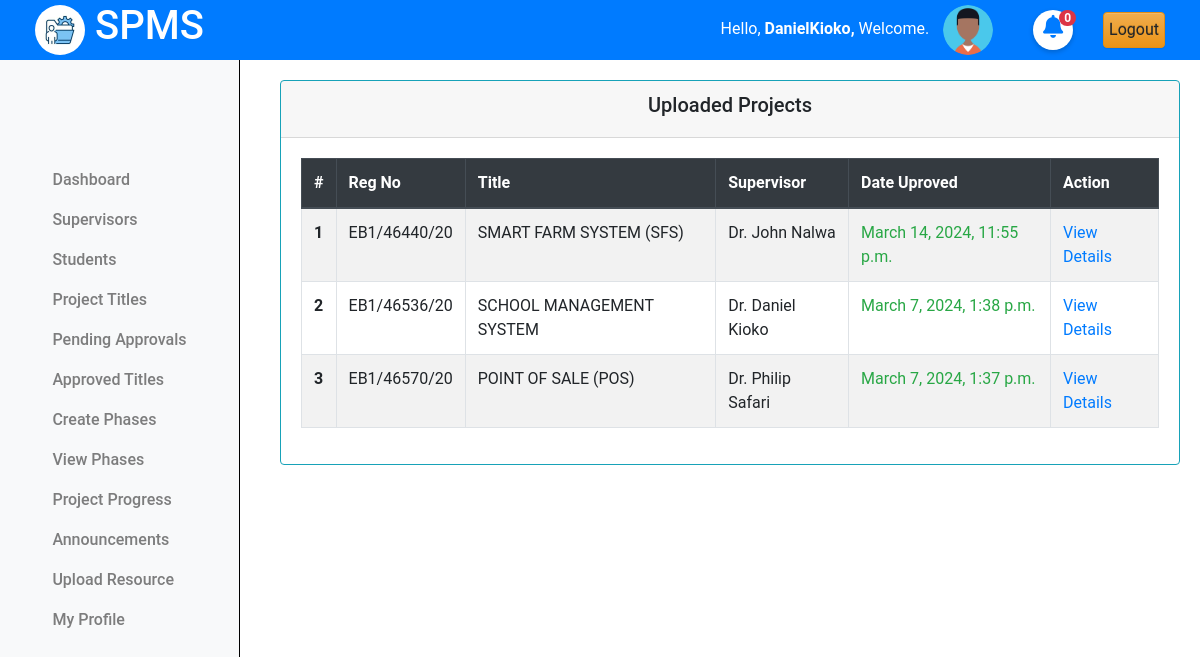
The app's page /projects/approved/ (signed in) with its own data.
### projectsApp/models.py (models this page shows, shortened)
class Coordinator(AbstractUser):
    pass

class Projects(models.Model):
    student = models.ForeignKey(Student, on_delete=models.CASCADE)
    title = models.CharField(max_length=255)
    description = models.TextField()
    objectives = models.TextField()
    lecturer = models.ForeignKey(Lecturer, on_delete=models.SET_NULL, null=True, blank=True)
    status = models.CharField(max_length=50, choices=[
        ('pending', 'Pending'),
        ('approved', 'Approved'),
        ('rejected', 'Rejected')
    ], default='pending')
    created_at = models.DateTimeField(auto_now_add=True)
    updated_at = models.DateTimeField(auto_now=True)

class Student(models.Model):
    regno = models.CharField(max_length=255, unique=True)
    email = models.EmailField(max_length=255, unique=True)
    name = models.CharField(max_length=255)
    phone_number = models.IntegerField(null=True, blank=True)
    intake_year = models.PositiveSmallIntegerField(default=2024)
    password = models.CharField(max_length=128, null=False, blank=False)
    user_id = models.AutoField(primary_key=True)
    last_login = models.DateTimeField(blank=True, null=True)
    USERNAME_FIELD = 'email'
    REQUIRED_FIELDS = ['regno', 'name', 'phone_number']
    class Meta:
        db_table = "students"

class Lecturer(models.Model):
    email = models.EmailField(max_length=255, unique=True, blank=False)
    name = models.CharField(max_length=255)
    phone = models.IntegerField(null=True, blank=True)
    password = models.CharField(max_length=128, null=False, blank=False)
    user_id = models.AutoField(primary_key=True)
    last_login = models.DateTimeField(blank=True, null=True)
    USERNAME_FIELD = 'email'
    REQUIRED_FIELDS = ['name', 'phone']
    class Meta:
        db_table = "Lecturers"

### projectsApp/AccessControl.py (the view)
    @login_required
    def wrapper(request, *args, **kwargs):
        if not isinstance(request.user, Coordinator):
            return redirect('cordinator_login')
        return function(request, *args, **kwargs)

### projectsApp/AccessControl.py (called while the page is built)
def coordinator_required(function):
    @login_required
    def wrapper(request, *args, **kwargs):
        if not isinstance(request.user, Coordinator):
            return redirect('cordinator_login')
        return function(request, *args, **kwargs)
    return wrapper

### projectsApp/context_processors.py (called while the page is built)
def unread_notifications(request):
    if request.user.is_authenticated:
        if hasattr(request.user, 'student'):
            student = request.user
            unread_notifications = Notifications.objects.filter(recipient=student, read=False).count()
            unread_feedbacks = CoordinatorFeedbacks.objects.filter(project__student=student, read=False).count()
            total_unread = unread_notifications + unread_feedbacks
        else:
            total_unread = 0
    else:
        total_unread = 0
    return {'total_unread': total_unread}

### projectsApp/views.py (called while the page is built)
@coordinator_required
def approved_titles(request):
    projects = Projects.objects.filter(status="Approved").order_by('-created_at')
    for i,project in enumerate(projects):
        project.index = i+1
        student = project.student
        project.reg_number = student.regno
    context = {
        'projects':projects,
        }
    return render(request, 'cordinator/approved_titles.html', context)

### projectsApp/templates/cordinator/approved_titles.html
{% extends 'base.html' %}
{% load static %}
{% block content %}
{% include 'column1_cord.html' %}
<div class="content">
    <div class="container-fluid">
        <div class="row">
            <div class="card border-info">
                <div class="card-header text-center">
                    <h5>Uploaded Projects</h5>
                </div>
                <div class="card-body">
                    <table class="table table-bordered table-hover  table-striped border-info">
                        <thead class="thead-dark">
                            <tr>
                                <th scope="col">#</th>
                                <th scope="col">Reg No</th>
                                <th scope="col">Title</th>
                                <th scope="col">Supervisor</th>
                                <th scope="col">Date Uproved</th>
                                <th scope="col">Action</th>
                            </tr>
                        </thead>
                        <tbody>
                            {% if projects.exists %}
                                {% for project in projects %}
                                    <tr>
                                        <th scope="row">{{project.index}}</th>
                                        <td>{{project.reg_number|upper}}</td>
                                        <td>{{project.title|upper}}</td>
                                        <td>{{project.lecturer.name|title}}</td>
                                        <td class="text-success">{{project.updated_at}}</td>
                                        <td><a href="{% url "view_project_details" project.id %}"> View Details </a></td>
                                    </tr>
                                {% endfor %}
                            {% else %}
                                <tr>
                                    <td colspan="6" class="text-center text-danger">No approved projects found.</td>
                                </tr>
                            {% endif %}
                        </tbody>
                    </table>
                </div>
            </div>
        </div>
    </div>
</div>
<link rel="stylesheet" href="{% static 'css/mystudents.css' %}">
{% endblock %}

### projectsApp/templates/base.html (shortened to what this page needs)
{% load static %}
<!doctype html>
<html class="no-js h-100" lang="en">
  <head>
    <link href="https://use.fontawesome.com/releases/v5.0.6/css/all.css" rel="stylesheet">
    <link href="https://stackpath.bootstrapcdn.com/bootstrap/4.5.2/css/bootstrap.min.css" rel="stylesheet">
    <link rel="stylesheet" href="https://cdn.jsdelivr.net/npm/bootstrap@3.3.7/dist/css/bootstrap-theme.min.css">
</head>
<body>
    <header>
        <div class="container-fluid">
            <div class="row align-items-center">
                <div class="col-md-3">
                    <div class="left">
                        <img src="{% static 'images/logo.jpg' %}" alt="Logo" class="logo">
                        <h1>SPMS</h1>
                    </div>
                </div>
                <div class="col-md-9 d-flex justify-content-end">
                    <div class="row align-items-center">
                        <div class="col-auto">
                            <span class="username mb-3" style="padding:10px;">
                                Hello,
                                <strong>
                                    {% if request.user.is_authenticated %}
                                        {% if request.user.is_staff %}
                                            {{ request.user.username }},
                                        {% else %}
                                            {{ request.user.name }},
                                        {% endif %}
                                    {% else %}
                                        Guest,
                                    {% endif %}
                                </strong>
                                Welcome.
                            </span>
                            <img src="{% static 'images/profile.png'%}" alt="Profile Picture" class="profile-pic">
                        </div>
                        <div class="col-auto position-relative">
                            <i class="fas fa-bell mb-3 mt-3" id="notifications" style="font-size:23px; padding:5px;"></i>
                            <span class="position-absolute mt-3 start-100 translate-middle badge rounded-pill bg-danger" id="unread-count">
                                {{ total_unread }}
                            </span>
                        </div>
                        <div class="col-auto">
                            <a href="{% url 'logout' %}" class="btn btn-warning" style="padding:5px;">Logout</a>
                        </div>
                    </div>
                </div>
            </div>
        </div>
    </header>
    {% block content %}
    {% endblock %}
</body>
</html>

### projectsApp/static/css/mystudents.css (style rules this page uses)
.content { margin-left: 250px; padding: 20px; margin-top: 60px; }
.card { width: 100%; margin-left: 10px; }

### projectsApp/templates/base.html (style rules this page uses)
body { font-family: 'Roboto', sans-serif; margin: 0; padding: 0; }
header { background-color: #007BFF; color: white; display: flex; justify-content: space-between; align-items: center; text-align: center; padding: 10px 20px; z-index: 20; position: fixed; top: 0; left: 0; width: 100%; height: 60px; }
header .left { display: flex; align-items: center; }
header .logo { width: 50px; height: 50px; margin-right: 10px; border-radius: 50%; }
header .profile-pic { width: 50px; height: 50px; border-radius: 50%; margin-right: 10px; }
#unread-count { position: fixed; right: 12px; color: white; font-size: 12px; font-weight: bold; border-radius: 50%; padding: 2px 5px; }
#notifications { width:40px; height:40px; background:#fff; border-radius:50%; box-sizing:border-box; text-align:center; color: #007bff; box-shadow:0 2px 5px rgba(0,0,0,.2); }

### records on screen
Coordinator: user.username "DanielKioko"
Projects: index "1", reg_number "EB1/46440/20", title "SMART FARM SYSTEM (SFS)", lecturer.name "Dr. John Nalwa", updated_at "March 14, 2024, 11:55 p.m."
Projects: index "2", reg_number "EB1/46536/20", title "SCHOOL MANAGEMENT SYSTEM", lecturer.name "Dr. Daniel Kioko", updated_at "March 7, 2024, 1:38 p.m."
Projects: index "3", reg_number "EB1/46570/20", title "POINT OF SALE (POS)", lecturer.name "Dr. Philip Safari", updated_at "March 7, 2024, 1:37 p.m."

### other values on screen
{{ total_unread }} "0"
